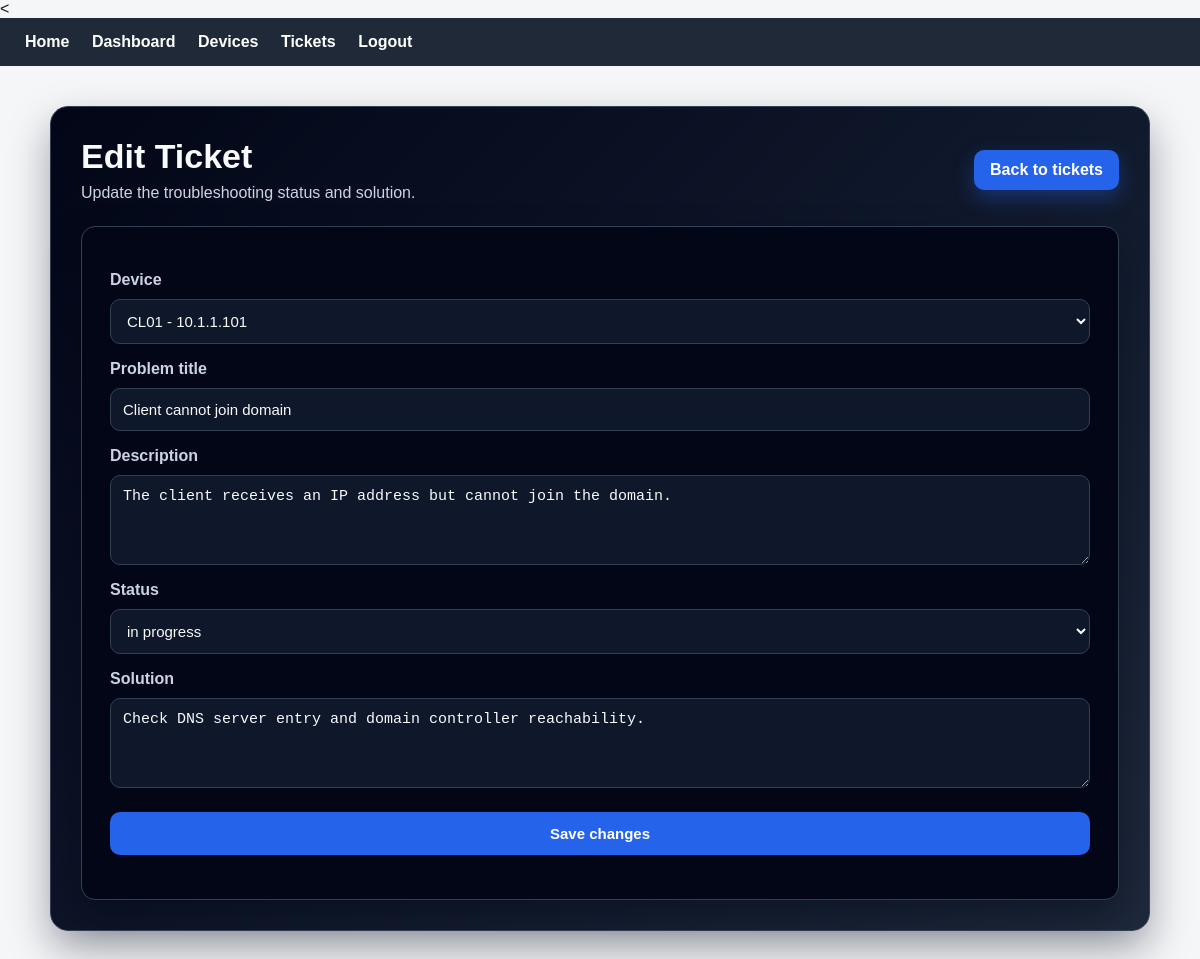
Screenshot of /tickets/2/edit (signed in) with the database file from the repository.
### tables this page shows
CREATE TABLE tickets (
    id INTEGER PRIMARY KEY AUTOINCREMENT,
    device_id INTEGER NOT NULL,
    title TEXT NOT NULL,
    description TEXT NOT NULL,
    status TEXT NOT NULL DEFAULT 'open',
    solution TEXT,
    created_at DATETIME DEFAULT CURRENT_TIMESTAMP,
    FOREIGN KEY(device_id) REFERENCES devices(id)
);

CREATE TABLE devices (
    id INTEGER PRIMARY KEY AUTOINCREMENT,
    user_id INTEGER NOT NULL,
    hostname TEXT NOT NULL,
    device_type TEXT NOT NULL,
    ip_address TEXT NOT NULL,
    subnet_mask TEXT,
    gateway TEXT,
    dns_server TEXT,
    operating_system TEXT,
    role TEXT,
    location TEXT,
    notes TEXT,
    FOREIGN KEY(user_id) REFERENCES users(id)
);

### app.py (the view, shortened to what this page needs)
@app.route("/tickets/<int:ticket_id>/edit", methods=["GET", "POST"])
def edit_ticket(ticket_id):
    if "user_id" not in session:
        return redirect("/login")
    connection = get_db_connection()
    ticket = connection.execute("""
        SELECT tickets.*
        FROM tickets
        JOIN devices ON tickets.device_id = devices.id
        WHERE tickets.id = ? AND devices.user_id = ?
    """, (ticket_id, session["user_id"])).fetchone()
    if ticket is None:
        connection.close()
        flash("Ticket not found.")
        return redirect("/tickets")
    devices = connection.execute(
        "SELECT * FROM devices WHERE user_id = ? ORDER BY hostname",
        (session["user_id"],)
    ).fetchall()
    connection.close()
    return render_template(
        "edit_ticket.html",
        ticket=ticket,
        devices=devices
    )

### app.py (called while the page is built)
def get_db_connection():
    connection = sqlite3.connect("lab.db")
    connection.row_factory = sqlite3.Row
    return connection

### templates/edit_ticket.html (shortened to what this page needs)
{% extends "layout.html" %}
{% block main %}
<div class="form-page">
    <div class="form-header">
        <div>
            <h1>Edit Ticket</h1>
            <p>Update the troubleshooting status and solution.</p>
        </div>
        <a class="action-link" href="/tickets">Back to tickets</a>
    </div>
    <div class="form-card">
        <form method="post">
            <label for="device_id">Device</label>
            <select id="device_id" name="device_id">
                {% for device in devices %}
                    <option
                        value="{{ device['id'] }}"
                        {% if device['id'] == ticket['device_id'] %}selected{% endif %}
                    >
                        {{ device['hostname'] }} - {{ device['ip_address'] }}
                    </option>
                {% endfor %}
            </select>
            <label for="title">Problem title</label>
            <input
                id="title"
                name="title"
                value="{{ ticket['title'] }}"
                placeholder="Example: DNS lookup fails"
            >
            <label for="description">Description</label>
            <textarea
                id="description"
                name="description"
                placeholder="Describe the problem"
            >{{ ticket['description'] }}</textarea>
            <label for="status">Status</label>
            <select id="status" name="status">
                <option value="in progress" {% if ticket['status'] == 'in progress' %}selected{% endif %}>in progress</option>
            </select>
            <label for="solution">Solution</label>
            <textarea
                id="solution"
                name="solution"
                placeholder="Solution, if known"
            >{{ ticket['solution'] }}</textarea>
            <button type="submit">Save changes</button>
        </form>
    </div>
</div>
{% endblock %}

### static/style.css (style rules this page uses)
* { box-sizing: border-box; }
body { font-family: Arial, sans-serif; margin: 0; background: #f4f6f8; color: #111827; }
a { color: #2563eb; }
h1 { color: #111827; }
input, button, select, textarea { display: block; width: 100%; margin: 10px 0; padding: 10px; font-size: 15px; }
textarea { min-height: 90px; resize: vertical; }
button { background: #1f2937; color: white; border: none; cursor: pointer; border-radius: 6px; font-weight: bold; }
.action-link { display: inline-block; background: #2563eb; color: white; padding: 11px 16px; border-radius: 10px; text-decoration: none; font-weight: bold; box-shadow: 0 8px 20px rgba(37, 99, 235, 0.25); }
.dashboard-page, .devices-page, .tickets-page, .form-page { background: linear-gradient(135deg, #020617, #0f172a, #1e293b); border-radius: 18px; padding: 30px; border: 1px solid #334155; box-shadow: 0 18px 40px rgba(2, 6, 23, 0.35); }
.dashboard-header, .devices-header, .tickets-header, .form-header { display: flex; justify-content: space-between; align-items: center; gap: 20px; margin-bottom: 24px; }
.dashboard-header h1, .devices-header h1, .tickets-header h1, .form-header h1 { margin: 0; color: #f8fafc; font-size: 34px; }
.dashboard-header p, .devices-header p, .tickets-header p, .form-header p { margin: 8px 0 0 0; color: #cbd5e1; }
.dashboard-page .action-link, .devices-page .action-link, .tickets-page .action-link, .form-page .action-link { background: #2563eb; color: white; box-shadow: 0 8px 20px rgba(37, 99, 235, 0.35); }
.form-card { background: #020617; border: 1px solid #334155; border-radius: 14px; padding: 28px; box-shadow: 0 16px 35px rgba(2, 6, 23, 0.45); }
.form-card label { display: block; color: #cbd5e1; font-weight: bold; margin-top: 16px; margin-bottom: 6px; }
.form-card input, .form-card select, .form-card textarea { background: #0f172a; color: #f8fafc; border: 1px solid #334155; border-radius: 10px; padding: 12px; }
.form-card input::placeholder, .form-card textarea::placeholder { color: #94a3b8; }
.form-card button { margin-top: 24px; background: #2563eb; color: white; border-radius: 10px; padding: 13px; font-weight: bold; }

### rows the page displays
tickets: device_id "CL01 - 10.1.1.101", title "Client cannot join domain", description "The client receives an IP address but cannot join the domain.", status "in progress", solution "Check DNS server entry and domain controller reachability."
